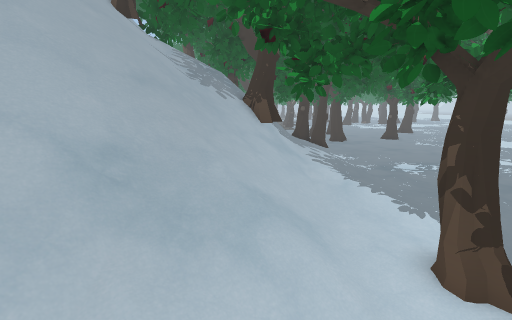
View 1 (above)

20 first-person views from a walk through a Unity game level. The camera is 1.5 m above the floor, tilts 12° down and sees 90° across. The floor is counted in squares, 0.5 m on a side. Each view is taken from the middle of a square. On the plan, view 1 faces up. The plan holds only what a view shows up to about 19 squares ahead; the rest is blank. The place goes on beyond the plan. The player is left out.

View 2
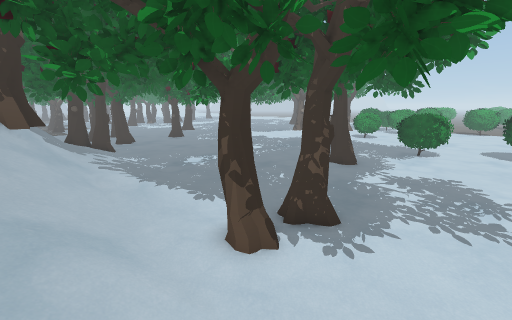

View 3
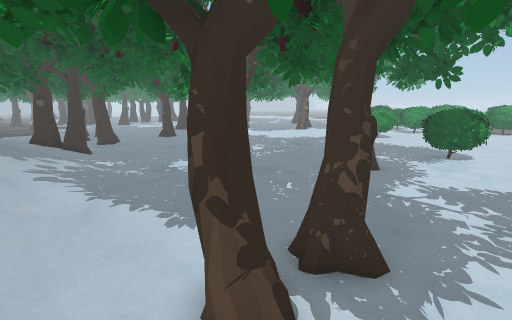

View 4
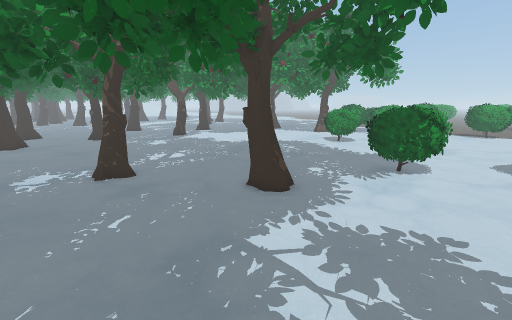

View 5
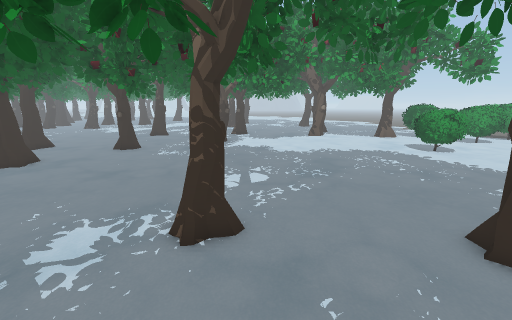

View 6
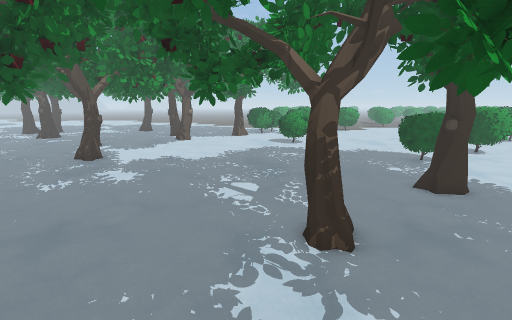

View 7
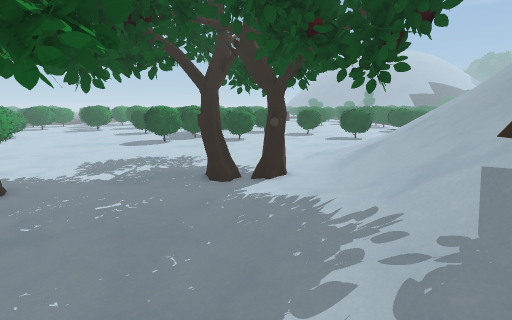

View 8
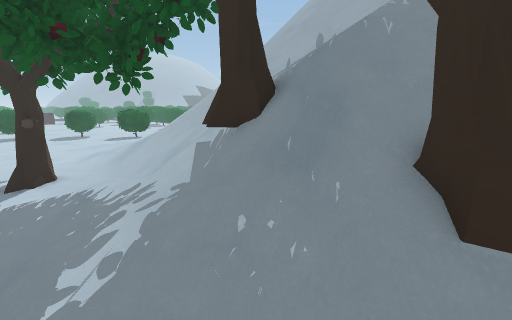

View 9
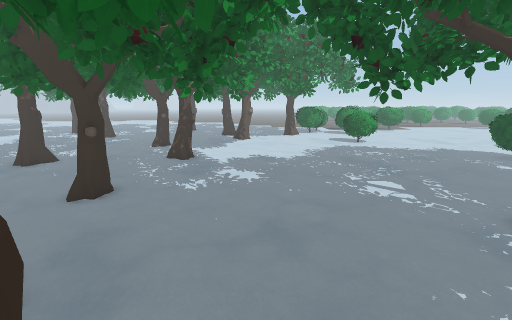

View 10
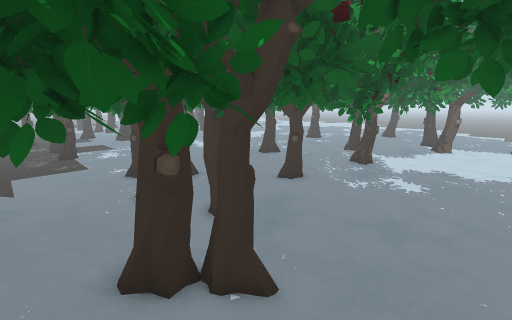

View 11
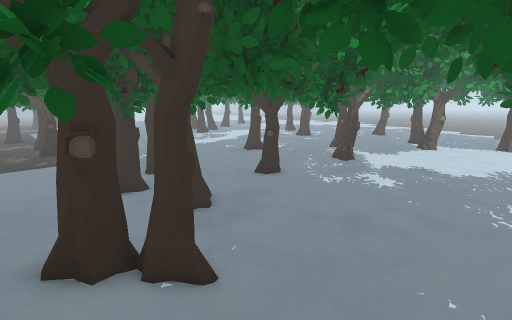

View 12
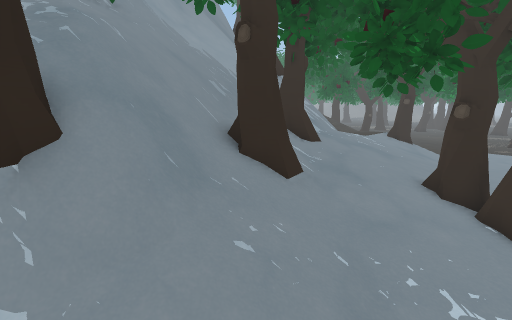

View 13
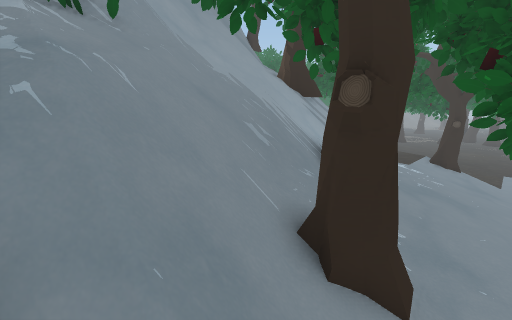

View 14
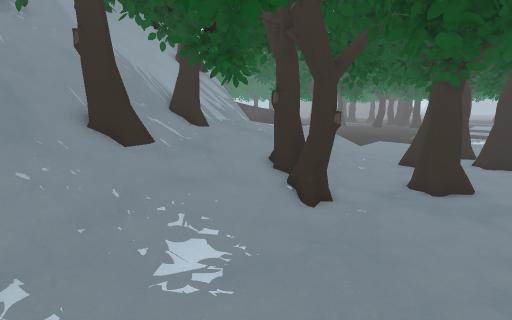

View 15
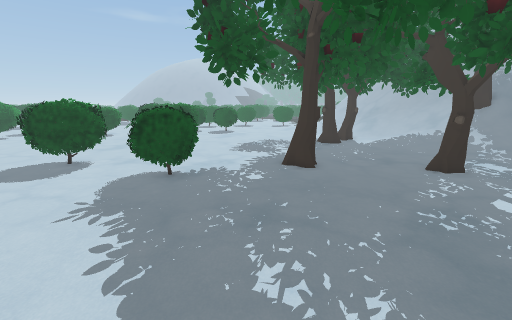

View 16
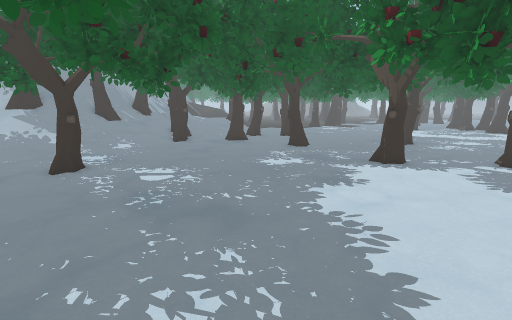

View 17
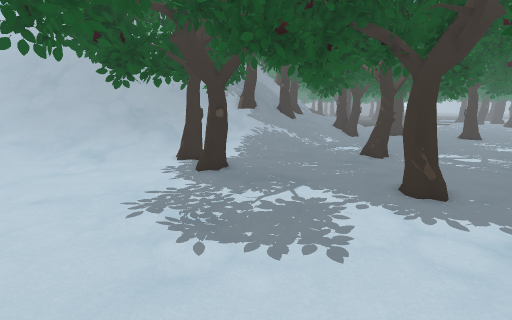

View 18
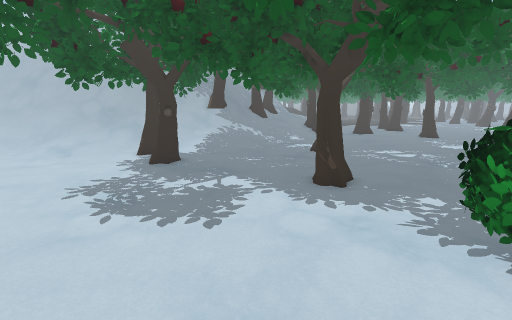

View 19
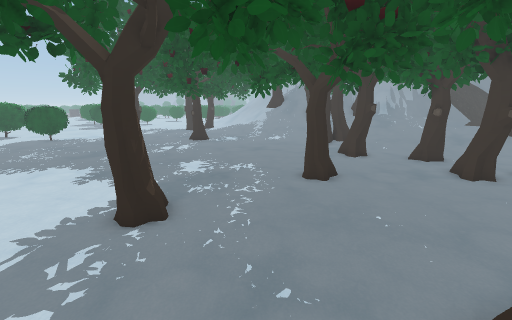

View 20
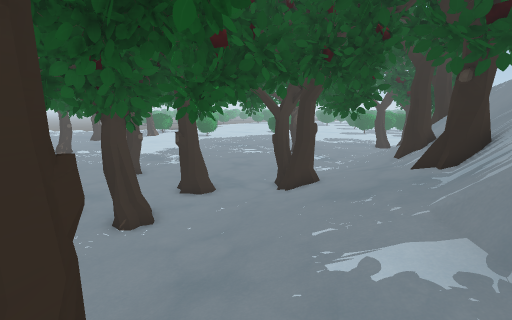

### Floor plan
Key: @ floor where view 1 was taken; # wall or solid block; x gap in a wall; . main floor; : floor 0.25 m higher than the main floor; + floor 0.5 m higher than the main floor; * floor 0.75 m higher than the main floor; % floor 1 m higher than the main floor; / step, stairs or slope; = window, fence, low wall or low ledge; ^ raised ledge; T thing the floor can be seen under or through.
Columns run from 3 left of view 1 to 26 right of it. Each row starts with its distance up from view 1.
 33 **##:.....####................
 32 **++/.......##................
 31  *+//:............ ..........
 30  *///:: .=##......   .. .....
 29 **///::...# ......   .... ...#
 28 %%///:  .........==.... .....#
 27 =%///+  ...##....##...........
 26  /////::...##...........##....
 25   %////:...##...........##..
 24 ## /  +:........  ..........
 23  # %  ####......  .........
 22   #%######......  .........
 21   #%####:.....................
 20   #%####:.....................
 19    %#   :.....................
 18  ####////.....................
 17  ####////.......  ............
 16  #///////.......  ............
 15  #/ /////.....................
 14  # //////.....##..............
 13    ##////..  .##..............
 12    #=////..  .................
 11    # ////..  .................
 10   ##  +//.....................
  9   ###T  :..... ...............
  8 // ##T:::........##...........
  7 ////  :..........##...........
  6 /////:  ...............#=#....
  5 ////// TT=#...........#### ...
  4 /////..T==#...........#^^#=...
  3 /////..................^##....
  2 /////..  .....................
  1 /////..  .................  ..
  0 ///@:....................^###.
 -1 //:.....................=####x
 -2 /::......................## #.
 -3 /................   .  ..=

Where each view was taken, in squares from view 1:
view 1: 0 up, 0 right, facing up
view 2: 0 up, 0 right, facing up-right
view 3: 2 up, 2 right, facing up-right
view 4: 1 up, 8 right, facing up-right
view 5: 8 up, 8 right, facing up-right
view 6: 15 up, 5 right, facing right
view 7: 16 up, 5 right, facing down
view 8: 18 up, 5 right, facing down-left
view 9: 21 up, 5 right, facing right
view 10: 18 up, 2 right, facing up-right
view 11: 17 up, 3 right, facing up-right
view 12: 13 up, 5 right, facing up-left
view 13: 14 up, 2 right, facing up-left
view 14: 15 up, 10 right, facing up-left
view 15: 15 up, 26 right, facing down-left
view 16: 11 up, 26 right, facing up-left
view 17: 3 down, 17 right, facing up-left
view 18: 2 down, 20 right, facing up-left
view 19: 33 up, 24 right, facing down-left
view 20: 33 up, 3 left, facing down-right
